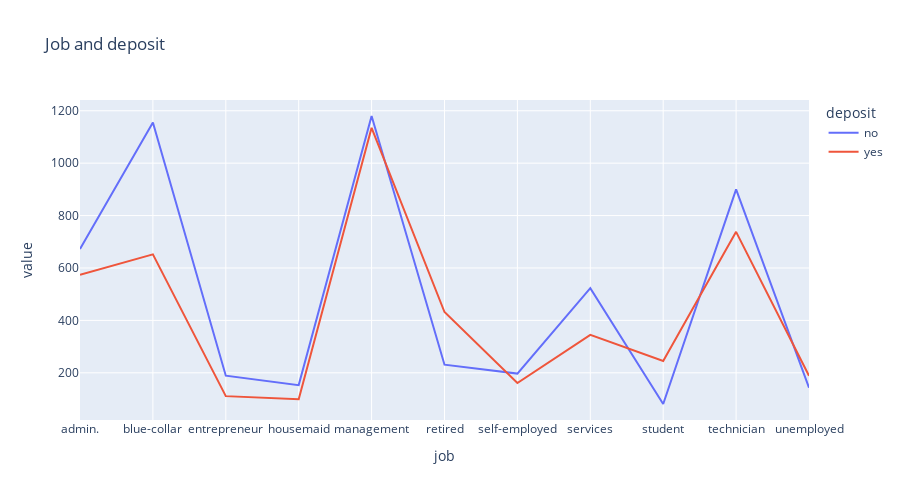

Notebook source saved alongside this figure:
### Code cell
# постройте визуализации для открывших и неоткрывших депозит в зависимости от вида профессиональной занятости
job_grouped = df.groupby('job')['deposit'].value_counts().unstack()
fig = px.line(
    data_frame=job_grouped,
    height=500, 
    width=900,
    title='Job and deposit'
)
fig.show()

### Figure 1 — Plotly figure (JSON) as saved in the notebook; plotly's stock layout.template omitted (floating-point values rounded to 4 significant figures)
{"data": [{"hovertemplate": "deposit=no<br>job=%{x}<br>value=%{y}<extra></extra>", "legendgroup": "no", "line": {"color": "#636efa", "dash": "solid"}, "marker": {"symbol": "circle"}, "mode": "lines", "name": "no", "orientation": "v", "showlegend": true, "type": "scatter", "x": ["admin.", "blue-collar", "entrepreneur", "housemaid", "management", "retired", "self-employed", "services", "student", "technician", "unemployed"], "xaxis": "x", "y": [672, 1155, 189, 153, 1180, 231, 197, 523, 81, 900, 143], "yaxis": "y"}, {"hovertemplate": "deposit=yes<br>job=%{x}<br>value=%{y}<extra></extra>", "legendgroup": "yes", "line": {"color": "#EF553B", "dash": "solid"}, "marker": {"symbol": "circle"}, "mode": "lines", "name": "yes", "orientation": "v", "showlegend": true, "type": "scatter", "x": ["admin.", "blue-collar", "entrepreneur", "housemaid", "management", "retired", "self-employed", "services", "student", "technician", "unemployed"], "xaxis": "x", "y": [574, 652, 111, 99, 1135, 432, 161, 345, 245, 738, 189], "yaxis": "y"}], "layout": {"height": 500, "legend": {"title": {"text": "deposit"}, "tracegroupgap": 0}, "title": {"text": "Job and deposit"}, "width": 900, "xaxis": {"anchor": "y", "domain": [0, 1], "title": {"text": "job"}}, "yaxis": {"anchor": "x", "domain": [0, 1], "title": {"text": "value"}}}}
